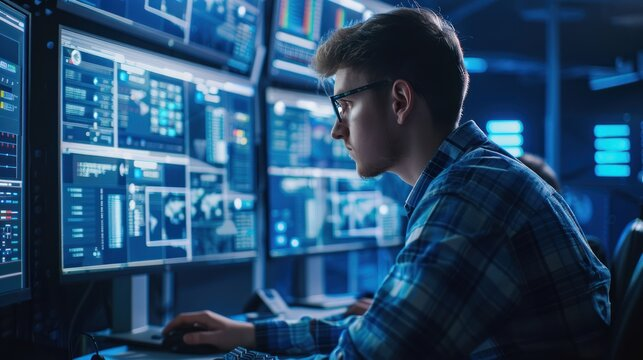
#> input picture foto.jpg, 643 x 360 px
$ python Sexto_taller.py
#> lines starting #> are read from the running program, lines starting #| are printed output that depends on the picture
import numpy as np
import matplotlib.pyplot as plt
import matplotlib.image as mpimg
import os

# 1) Crea un array A con valores del 1 al 15. Luego, redimensiona este array a una matriz de 3x5.
A = np.arange(1, 16)
A = A.reshape(3, 5)

# 2) Calcula la suma, la media y el producto de los elementos de A.
suma_A = np.sum(A)
media_A = np.mean(A)
producto_A = np.prod(A)

# 3) Selecciona el segundo y tercer elemento de la segunda fila de A.
elementos_fila_2 = A[1, 1:3]

# 4) Crea un array B que contenga solo los elementos de A que son mayores que 7.
B = A[A > 7]  # Elementos de A mayores a 7


# 5) Calcula el determinante y la inversa de una matriz cuadrada C de 3x3 que crees.
C = np.random.randint(1, 10, size=(3, 3))  # Matriz cuadrada C 3x3
determinante_C = np.linalg.det(C)  # Determinante de C
inversa_C = np.linalg.inv(C)  # Inversa de C


# 6) Dado un array D de 100 números aleatorios, calcula su valor máximo, mínimo, media y desviación estándar.

D = np.random.randn(100)  # Array de 100 números aleatorios
max_D = np.max(D)
min_D = np.min(D)
media_D = np.mean(D)
std_D = np.std(D)

# 7) Grafica la función seno y coseno en el rango de -2π a 2π en el mismo gráfico.
x = np.linspace(-2 * np.pi, 2 * np.pi, 1000)  # Rango de -2π a 2π
y_sin = np.sin(x)
y_cos = np.cos(x)

plt.figure(figsize=(8, 6))
plt.plot(x, y_sin, label='Seno')
plt.plot(x, y_cos, label='Coseno')
plt.title('Gráfico de las funciones Seno y Coseno')
plt.xlabel('x')
plt.ylabel('y')
plt.axhline(0, color='black',linewidth=0.5)
plt.axvline(0, color='black',linewidth=0.5)
plt.legend()
plt.grid(True)
plt.show()
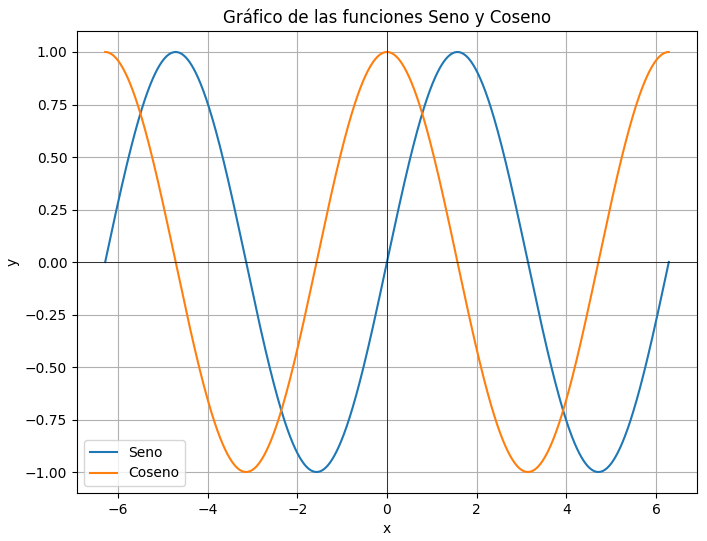
#> figure drawn by matplotlib, 1 panel; curve peaks at x = -4.71, y = 1; curve peaks at x = -6.28, y = 1

# 8) Usa D para crear un gráfico de dispersión, representando los valores de D contra sus índices.
plt.figure(figsize=(8, 6))
plt.scatter(range(len(D)), D, color='blue')
plt.title('Gráfico de Dispersión de D')
plt.xlabel('Índice')
plt.ylabel('Valor de D')
plt.grid(True)
plt.show()
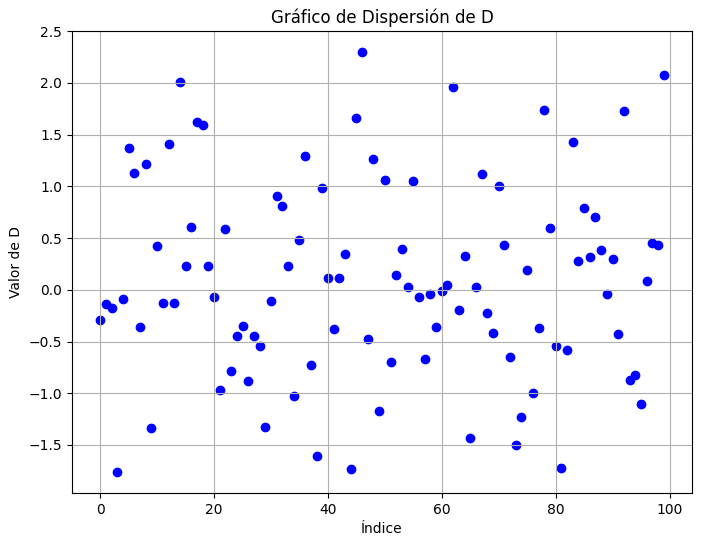
#> figure drawn by matplotlib, 1 panel

# 9) Crea un histograma de D, ajustando el número de bins para una mejor visualización.
plt.figure(figsize=(8, 6))
plt.hist(D, bins=20, color='green', alpha=0.7)
plt.title('Histograma de D')
plt.xlabel('Valor')
plt.ylabel('Frecuencia')
plt.grid(True)
plt.show()
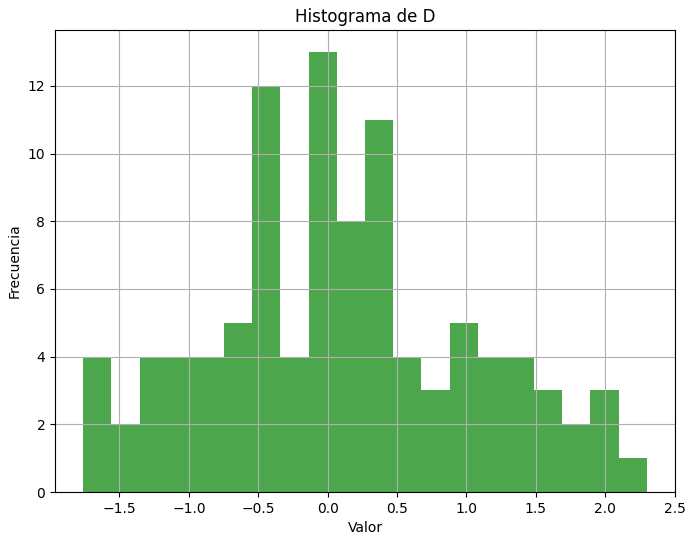
#> figure drawn by matplotlib, 1 panel; tallest bar 13 high, from x = -0.137 to 0.066


# 10)Lee una imagen con Matplotlib, conviértela a escala de grises y muestra ambas imágenes (original y en escala de grises).
ruta= os.getcwd()
rutaFoto= os.path.join(ruta, 'foto.jpg')
print(ruta)
img = mpimg.imread(rutaFoto)
#> img is the input picture: shape (360, 643, 3); mean R, G, B 37.9, 73.4, 105
plt.figure(figsize=(6, 6))
plt.imshow(img)
plt.title('Imagen Original')
plt.axis('off')
plt.show()


# Convertir a escala de grises y mostrar
gray_img = np.dot(img[..., :3], [0.2989, 0.5870, 0.1140])
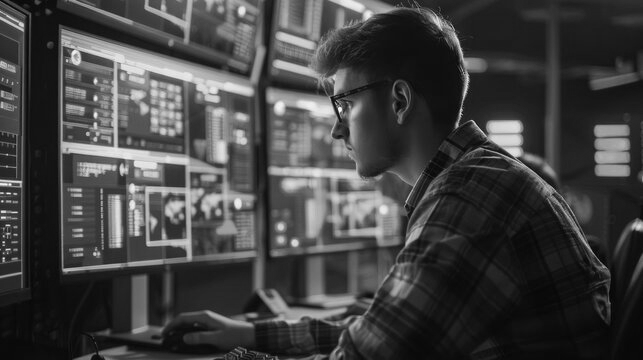
#> gray_img: shape (360, 643) float64; min 3.34, max 252.6, mean 66.4
plt.figure(figsize=(6, 6))
plt.imshow(gray_img, cmap='gray')
plt.title('Imagen en Escala de Grises')
plt.axis('off')
plt.show()
